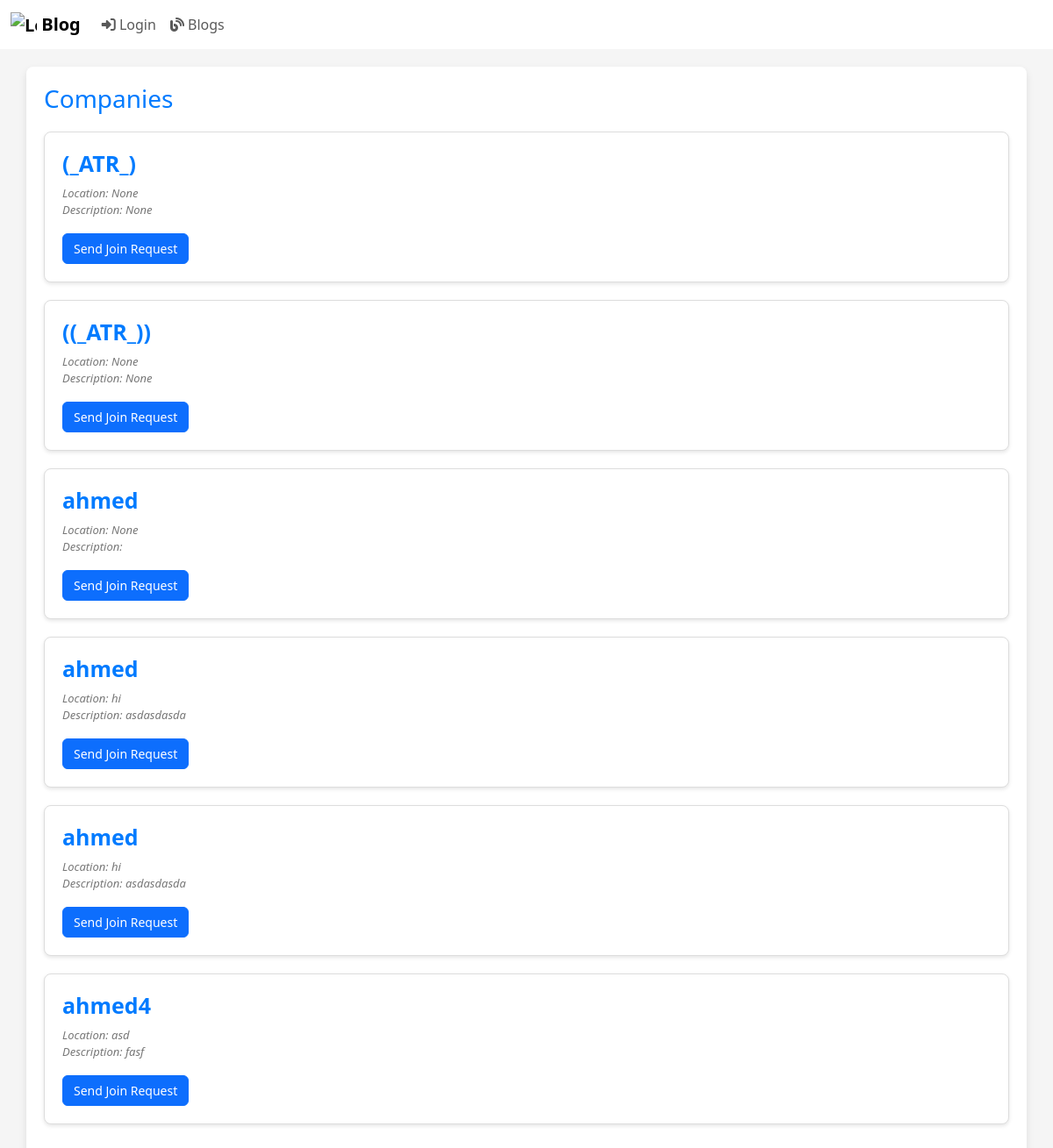
Before: /blog/companies with the older database file.
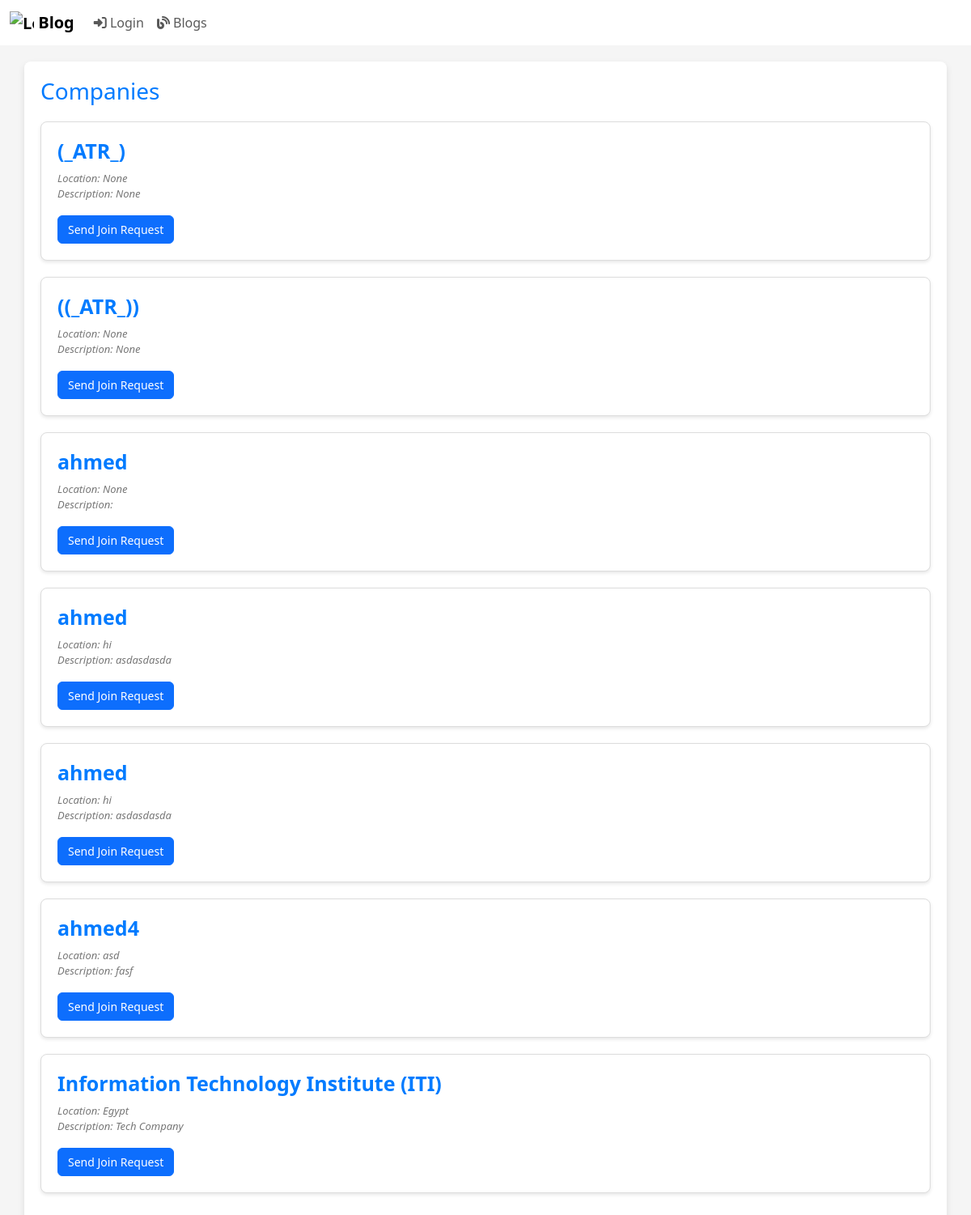
After: the same page with the newer database file.
### myApp/models.py (models this page shows, shortened)
class Company(models.Model):
  ID = models.BigAutoField(auto_created = True, primary_key=True, verbose_name="ID")
  name = models.CharField(max_length=30)
  manager = models.ForeignKey(User, on_delete=models.CASCADE, blank=False)
  location = models.CharField(max_length=100, null=True, blank=True)
  description = models.TextField(null=True, blank=True)

### myApp/views.py (the view)
# urls.py: path('blog/companies', views.all_company, name='companies'),
def all_company(request):
    companies = Company.objects.all()
    company_content = {}
    for company in companies:
        content = Content.objects.filter(company=company)
        company_content[company] = content
    return render(request, 'blog/company_content.html', {'company_content': company_content})

### myApp/templatetags/my_custom_tags.py (called while the page is built)
@register.filter(name='has_group')
def has_group(user, group_name):
    return user.groups.filter(name=group_name).exists()

### myApp/templates/Blog/company_content.html (shortened to what this page needs)
<!DOCTYPE html>
<html lang="en">
	{% load static %} {% load crispy_forms_tags %}
    {% load my_custom_tags %}
	<head>
		<link href="{% static 'css/bootstrap.css' %}" rel="stylesheet" />
		<link href="{% static 'css/home.css' %}" rel="stylesheet" />
	</head>
	<body>
		{% include "Blog/blogNavBar.html" %}
        <div class="container">
		<h1>Companies</h1>
		{% for company, content in company_content.items %}
        <div class="blog-card">
            <h4><a href="{% url "companyProfile" company_id=company.ID%}">{{ company.name }}</a></h4>
            <div class="meta-info">
            <p>Location: {{ company.location }} <br>Description: {{ company.description }}</p>
            </div>
            {% if request.user|has_group:"Employee" %}
                <div title="You are already in a Company">
                    <a href="{% url "not_allowed" %}" class="btn btn-primary disabled" role="button" style="font-size: 14px">Send Join Request</a>
                </div>
            {% elif not request.user|has_group:"Manager" %}
                <a href="{% url "requestCompany" company_id=company.ID %}" class="btn btn-primary" role="button" style="font-size: 14px">Send Join Request</a>
            {% endif %}
        </div>
		{% endfor %}
	</body>
</html>

Changed rows visible on the page:
added Company: name "Information Technology Institute (ITI)", location "Egypt", description "Tech Company"
